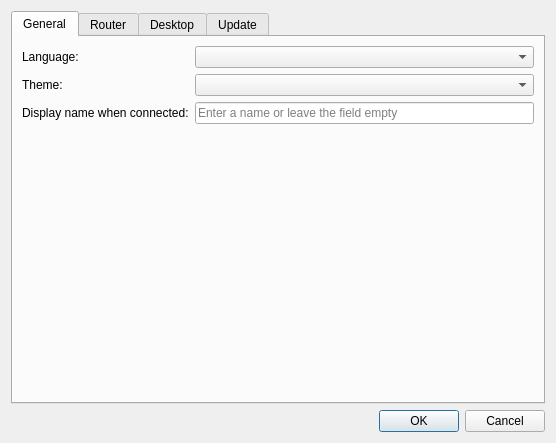
<?xml version="1.0" encoding="UTF-8"?>
<ui version="4.0">
 <class>SettingsDialog</class>
 <widget class="QDialog" name="SettingsDialog">
  <property name="geometry">
   <rect>
    <x>0</x>
    <y>0</y>
    <width>556</width>
    <height>443</height>
   </rect>
  </property>
  <property name="windowTitle">
   <string>Settings</string>
  </property>
  <layout class="QVBoxLayout" name="verticalLayout">
   <item>
    <widget class="QTabWidget" name="tabbar">
     <property name="currentIndex">
      <number>0</number>
     </property>
     <widget class="QWidget" name="tab_general">
      <attribute name="title">
       <string>General</string>
      </attribute>
      <layout class="QVBoxLayout" name="verticalLayout_3">
       <item>
        <layout class="QGridLayout" name="gridLayout">
         <item row="0" column="0">
          <widget class="QLabel" name="label_language">
           <property name="text">
            <string>Language:</string>
           </property>
          </widget>
         </item>
         <item row="0" column="1">
          <widget class="QComboBox" name="combo_language"/>
         </item>
         <item row="1" column="0">
          <widget class="QLabel" name="label_theme">
           <property name="text">
            <string>Theme:</string>
           </property>
          </widget>
         </item>
         <item row="1" column="1">
          <widget class="QComboBox" name="combo_theme"/>
         </item>
         <item row="2" column="0">
          <widget class="QLabel" name="label_display_name">
           <property name="text">
            <string>Display name when connected:</string>
           </property>
          </widget>
         </item>
         <item row="2" column="1">
          <widget class="QLineEdit" name="edit_display_name">
           <property name="maxLength">
            <number>16</number>
           </property>
           <property name="placeholderText">
            <string>Enter a name or leave the field empty</string>
           </property>
          </widget>
         </item>
        </layout>
       </item>
       <item>
        <spacer name="verticalSpacer_general">
         <property name="orientation">
          <enum>Qt::Orientation::Vertical</enum>
         </property>
         <property name="sizeHint" stdset="0">
          <size>
           <width>20</width>
           <height>148</height>
          </size>
         </property>
        </spacer>
       </item>
      </layout>
     </widget>
     <widget class="QWidget" name="tab_router">
      <attribute name="title">
       <string>Router</string>
      </attribute>
      <layout class="QVBoxLayout" name="verticalLayout_2">
       <item>
        <widget class="QTreeWidget" name="tree_routers">
         <property name="editTriggers">
          <set>QAbstractItemView::EditTrigger::NoEditTriggers</set>
         </property>
         <property name="showDropIndicator" stdset="0">
          <bool>false</bool>
         </property>
         <property name="selectionMode">
          <enum>QAbstractItemView::SelectionMode::SingleSelection</enum>
         </property>
         <property name="indentation">
          <number>0</number>
         </property>
         <property name="rootIsDecorated">
          <bool>false</bool>
         </property>
         <property name="sortingEnabled">
          <bool>true</bool>
         </property>
         <column>
          <property name="text">
           <string>Address</string>
          </property>
         </column>
         <column>
          <property name="text">
           <string>Display Name</string>
          </property>
         </column>
         <column>
          <property name="text">
           <string>Access Level</string>
          </property>
         </column>
         <column>
          <property name="text">
           <string>User Name</string>
          </property>
         </column>
        </widget>
       </item>
       <item>
        <layout class="QHBoxLayout" name="layout_router_buttons">
         <item>
          <widget class="QPushButton" name="button_add_router">
           <property name="text">
            <string>Add...</string>
           </property>
          </widget>
         </item>
         <item>
          <widget class="QPushButton" name="button_edit_router">
           <property name="text">
            <string>Edit...</string>
           </property>
          </widget>
         </item>
         <item>
          <widget class="QPushButton" name="button_remove_router">
           <property name="text">
            <string>Remove</string>
           </property>
          </widget>
         </item>
         <item>
          <spacer name="horizontalSpacer_router">
           <property name="orientation">
            <enum>Qt::Orientation::Horizontal</enum>
           </property>
           <property name="sizeHint" stdset="0">
            <size>
             <width>40</width>
             <height>20</height>
            </size>
           </property>
          </spacer>
         </item>
        </layout>
       </item>
       <item>
        <widget class="QLabel" name="label_router_info">
         <property name="text">
          <string>A router is required to connect to a computer if there is no direct connection (bypass NAT). Aspia does not provide a public router, but you can install your own. You can download the router on the &lt;a href=&quot;https://aspia.org&quot;&gt;official website&lt;/a&gt;.</string>
         </property>
         <property name="alignment">
          <set>Qt::AlignmentFlag::AlignJustify|Qt::AlignmentFlag::AlignVCenter</set>
         </property>
         <property name="wordWrap">
          <bool>true</bool>
         </property>
         <property name="openExternalLinks">
          <bool>true</bool>
         </property>
        </widget>
       </item>
      </layout>
     </widget>
     <widget class="QWidget" name="tab_desktop">
      <attribute name="title">
       <string>Desktop</string>
      </attribute>
      <layout class="QVBoxLayout" name="verticalLayout_desktop">
       <item>
        <widget class="QGroupBox" name="groupbox_features">
         <property name="sizePolicy">
          <sizepolicy hsizetype="Preferred" vsizetype="Fixed">
           <horstretch>0</horstretch>
           <verstretch>0</verstretch>
          </sizepolicy>
         </property>
         <property name="title">
          <string>Features</string>
         </property>
         <layout class="QVBoxLayout" name="verticalLayout_features">
          <item>
           <widget class="QCheckBox" name="checkbox_audio">
            <property name="text">
             <string>Enable audio</string>
            </property>
           </widget>
          </item>
          <item>
           <widget class="QCheckBox" name="checkbox_clipboard">
            <property name="text">
             <string>Enable clipboard</string>
            </property>
           </widget>
          </item>
          <item>
           <widget class="QCheckBox" name="checkbox_cursor_shape">
            <property name="text">
             <string>Show shape of remote cursor</string>
            </property>
           </widget>
          </item>
          <item>
           <widget class="QCheckBox" name="checkbox_enable_cursor_pos">
            <property name="text">
             <string>Show position of remote cursor</string>
            </property>
           </widget>
          </item>
         </layout>
        </widget>
       </item>
       <item>
        <widget class="QGroupBox" name="groupbox_appearance">
         <property name="sizePolicy">
          <sizepolicy hsizetype="Preferred" vsizetype="Fixed">
           <horstretch>0</horstretch>
           <verstretch>0</verstretch>
          </sizepolicy>
         </property>
         <property name="title">
          <string>Appearance</string>
         </property>
         <layout class="QVBoxLayout" name="verticalLayout_appearance">
          <item>
           <widget class="QCheckBox" name="checkbox_desktop_effects">
            <property name="text">
             <string>Disable desktop effects</string>
            </property>
           </widget>
          </item>
          <item>
           <widget class="QCheckBox" name="checkbox_desktop_wallpaper">
            <property name="text">
             <string>Disable desktop wallpaper</string>
            </property>
           </widget>
          </item>
         </layout>
        </widget>
       </item>
       <item>
        <widget class="QGroupBox" name="groupbox_other">
         <property name="sizePolicy">
          <sizepolicy hsizetype="Preferred" vsizetype="Fixed">
           <horstretch>0</horstretch>
           <verstretch>0</verstretch>
          </sizepolicy>
         </property>
         <property name="title">
          <string>Other</string>
         </property>
         <layout class="QVBoxLayout" name="verticalLayout_other_desktop">
          <item>
           <widget class="QCheckBox" name="checkbox_lock_at_disconnect">
            <property name="text">
             <string>Lock computer at disconnect</string>
            </property>
           </widget>
          </item>
          <item>
           <widget class="QCheckBox" name="checkbox_block_remote_input">
            <property name="text">
             <string>Block remote input</string>
            </property>
           </widget>
          </item>
         </layout>
        </widget>
       </item>
       <item>
        <spacer name="verticalSpacer_desktop">
         <property name="orientation">
          <enum>Qt::Orientation::Vertical</enum>
         </property>
         <property name="sizeHint" stdset="0">
          <size>
           <width>20</width>
           <height>2</height>
          </size>
         </property>
        </spacer>
       </item>
      </layout>
     </widget>
     <widget class="QWidget" name="tab_update">
      <attribute name="title">
       <string>Update</string>
      </attribute>
      <layout class="QVBoxLayout" name="verticalLayout_4">
       <item>
        <widget class="QCheckBox" name="checkbox_check_updates">
         <property name="text">
          <string>Check for updates on startup</string>
         </property>
        </widget>
       </item>
       <item>
        <widget class="QCheckBox" name="checkbox_custom_server">
         <property name="text">
          <string>Use custom update server</string>
         </property>
        </widget>
       </item>
       <item>
        <layout class="QHBoxLayout" name="horizontalLayout_3">
         <item>
          <widget class="QLabel" name="label_server">
           <property name="text">
            <string>Server:</string>
           </property>
          </widget>
         </item>
         <item>
          <widget class="QLineEdit" name="edit_update_server"/>
         </item>
        </layout>
       </item>
       <item>
        <spacer name="verticalSpacer_3">
         <property name="orientation">
          <enum>Qt::Orientation::Vertical</enum>
         </property>
         <property name="sizeHint" stdset="0">
          <size>
           <width>20</width>
           <height>0</height>
          </size>
         </property>
        </spacer>
       </item>
       <item>
        <layout class="QHBoxLayout" name="horizontalLayout_check_updates">
         <item>
          <spacer name="horizontalSpacer_check_updates">
           <property name="orientation">
            <enum>Qt::Orientation::Horizontal</enum>
           </property>
           <property name="sizeHint" stdset="0">
            <size>
             <width>40</width>
             <height>20</height>
            </size>
           </property>
          </spacer>
         </item>
         <item>
          <widget class="QPushButton" name="button_check_for_updates">
           <property name="text">
            <string>Check for updates</string>
           </property>
          </widget>
         </item>
        </layout>
       </item>
      </layout>
     </widget>
    </widget>
   </item>
   <item>
    <widget class="common::DialogButtonBox" name="buttonbox">
     <property name="standardButtons">
      <set>QDialogButtonBox::StandardButton::Cancel|QDialogButtonBox::StandardButton::Ok</set>
     </property>
    </widget>
   </item>
  </layout>
 </widget>
 <customwidgets>
  <customwidget>
   <class>common::DialogButtonBox</class>
   <extends>QDialogButtonBox</extends>
   <header>common/ui/dialog_button_box.h</header>
  </customwidget>
 </customwidgets>
 <resources/>
 <connections/>
</ui>
